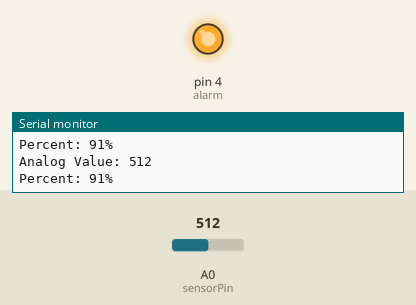
The sketch below on a simulated Arduino Uno, built with avr-gcc and run on an emulated ATmega328P. On the bench: output pins drawn as LEDs (lit = HIGH), the last lines printed to the serial monitor. The inputs (shaded band) are chosen by the test bench; at power-on: A0 (sensorPin) = 512.

Above: at 1.8 s.
1.9 s: A0 (sensorPin) set to 668
3.4 s: A0 (sensorPin) set to 698
At 4.4 s:
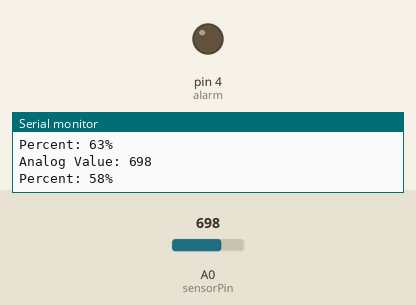
5.5 s: A0 (sensorPin) set to 511
At 7.2 s:
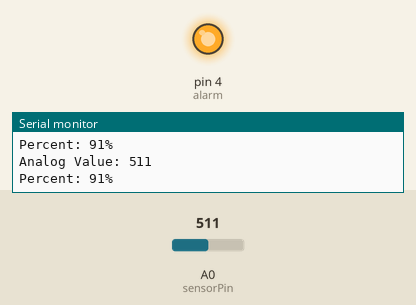
7.5 s: A0 (sensorPin) set to 716
At 8.8 s:
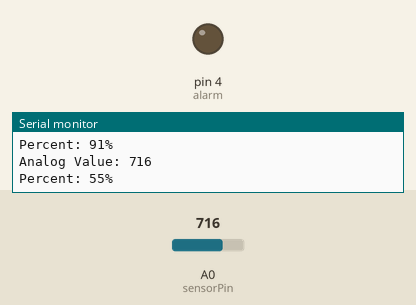
Timing chart, 0 to 10.5 s (numbered marks = the images above; inputs shaded):
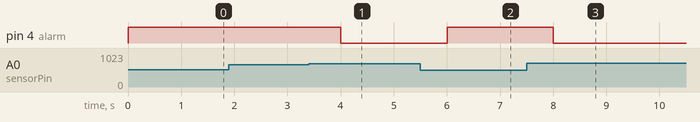

The sketch:

MoistureSensor.ino
```cpp
   //////////////////////////////////////////////
  //        ARDUINO SOIL MOISTURE DEMO        //
 //                                          //
//           http://www.educ8s.tv           //
/////////////////////////////////////////////


const int alarm = 4;
int sensorPin = A0;
int sensorValue = 0;
int percent = 0;

void setup() {
  Serial.begin(9600);
  pinMode(alarm, OUTPUT);
}

void loop() {
  digitalWrite(alarm, LOW);
  sensorValue = analogRead(sensorPin);
  percent = convertToPercent(sensorValue);
  printValuesToSerial();
  if (percent > 60)
  digitalWrite(alarm, HIGH);
  delay(1000);
}

int convertToPercent(int value)
{
  int percentValue = 0;
  percentValue = map(value, 1023, 465, 0, 100);
  return percentValue;
}

void printValuesToSerial()
{
  Serial.print("\n\nAnalog Value: ");
  Serial.print(sensorValue);
  Serial.print("\nPercent: ");
  Serial.print(percent);
  Serial.print("%");
}
```

Measured:
- the behaviour switches between 682 and 683 on A0 (sensorPin) (found by bisection; images 0 and 1)
- after the input at 3.4 s, pin 4 (alarm): HIGH → LOW after 0.60 s
- after the input at 5.5 s, pin 4 (alarm): LOW → HIGH after 0.50 s
- after the input at 7.5 s, pin 4 (alarm): HIGH → LOW after 0.51 s
